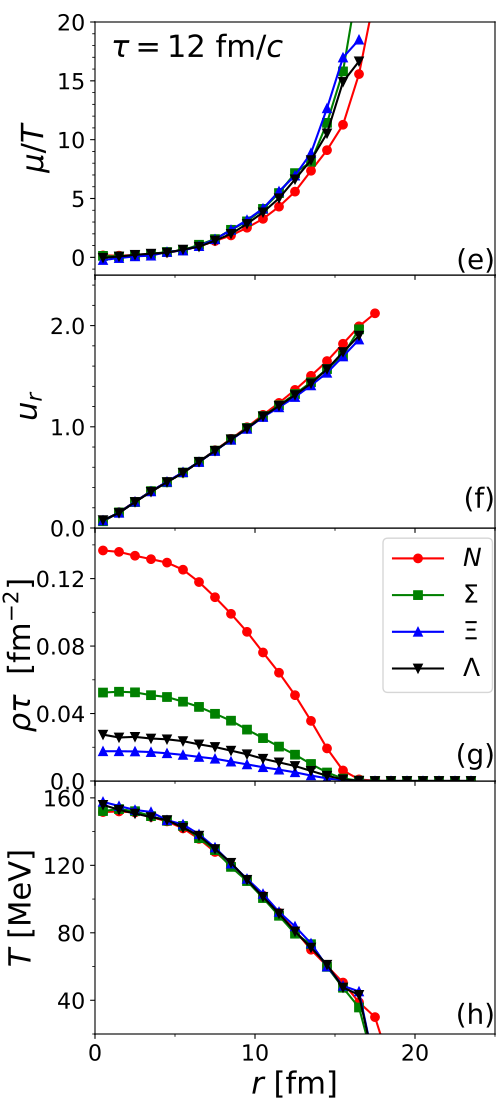

Recreate this plot in Python.
import sys
import os
import matplotlib.pyplot as plt
from matplotlib.lines import Line2D

from pylab import *
from matplotlib import ticker
#from matplotlib.ticker import ScalarFormatter
#sformatter=ScalarFormatter(us0eOffset=True,useMathText=True)
#sformatter.set_scientific(True)
#sformatter.set_powerlimits((-2,3))


tau=12
#tau=int(input('Enter tau: '))
plt.figure(figsize=(5,11))
fig=plt.figure(1)

filename='data/muTvsR_B0_tau'+str(tau)+'.txt'
B0data = np.loadtxt(filename,skiprows=0,unpack=True)
rB0=B0data[0]
NB0=B0data[1]
TB0=B0data[2]
UB0=B0data[3]
muB0=B0data[4]
rhoB0=tau*B0data[5]
UB0_alt=B0data[7]
filename='data/muTvsR_B1_tau'+str(tau)+'.txt'
B1data = np.loadtxt(filename,skiprows=0,unpack=True)
rB1=B1data[0]
NB1=B1data[1]
TB1=B1data[2]
UB1=B1data[3]
muB1=B1data[4]
rhoB1=tau*B1data[5]
UB1_alt=B1data[7]
filename='data/muTvsR_B2_tau'+str(tau)+'.txt'
B2data = np.loadtxt(filename,skiprows=0,unpack=True)
rB2=B2data[0]
NB2=B2data[1]
TB2=B2data[2]
UB2=B2data[3]
muB2=B2data[4]
rhoB2=tau*B2data[5]
UB2_alt=B2data[7]
filename='data/muTvsR_B3_tau'+str(tau)+'.txt'
B3data = np.loadtxt(filename,skiprows=0,unpack=True)
rB3=B3data[0]
NB3=B3data[1]
TB3=B3data[2]
UB3=B3data[3]
muB3=B3data[4]
rhoB3=tau*B3data[5]
UB3_alt=B3data[7]

#######################################

ax = fig.add_axes([0.19,0.06,0.8,0.23])

plt.plot(rB0,1000*TB0,linestyle='-',color='r',markersize=6,marker='o',markerfacecolor='r')
plt.plot(rB1,1000*TB1,linestyle='-',color='g',markersize=6,marker='s',markerfacecolor='g')
plt.plot(rB2,1000*TB2,linestyle='-',color='b',markersize=6,marker='^',markerfacecolor='b')
plt.plot(rB3,1000*TB3,linestyle='-',color='k',markersize=6,marker='v',markerfacecolor='k')

ax.tick_params(axis='both', which='major', labelsize=14)

ax.set_xticks(np.arange(0,31,10), minor=False)
ax.set_xticklabels(np.arange(0,31,10), minor=False, family='sans', fontsize=16)
ax.set_xticks(np.arange(0,31,5), minor=True)
#ax.xaxis.set_major_formatter(ticker.FormatStrFormatter('%0f'))
plt.xlim(0,25)

ax.set_yticks(np.arange(0,200,40), minor=False)
ax.set_yticklabels(np.arange(0,200,40), minor=False, family='sans', fontsize=16)
ax.set_yticks(np.arange(0,200,20), minor=True)
plt.ylim(20,170)
#ax.yaxis.set_major_formatter(ticker.FormatStrFormatter('%.1e'))
#ax.yaxis.set_major_formatter(sformatter)

plt.xlabel('$r$ [fm]', fontsize=22, weight='normal')
plt.ylabel('$T$ [MeV]',fontsize=22, weight='normal')
text(25,26.0,"(h)",fontsize=20,ha='right')

#######################################

ax = fig.add_axes([0.19,0.29,0.8,0.23])

plt.plot(rB0,rhoB0,linestyle='-',color='r',markersize=6,marker='o',markerfacecolor='r',label='$N$')
plt.plot(rB1,rhoB1,linestyle='-',color='g',markersize=6,marker='s',markerfacecolor='g',label='$\\Sigma$')
plt.plot(rB2,rhoB2,linestyle='-',color='b',markersize=6,marker='^',markerfacecolor='b',label='$\\Xi$')
plt.plot(rB3,rhoB3,linestyle='-',color='k',markersize=6,marker='v',markerfacecolor='k',label='$\\Lambda$')

legend(loc=(0.72,0.35),fontsize=18)

ax.tick_params(axis='both', which='major', labelsize=14)

ax.set_xticks(np.arange(0,31,10), minor=False)
ax.set_xticklabels([])
ax.set_xticks(np.arange(0,31,5), minor=True)
#ax.xaxis.set_major_formatter(ticker.FormatStrFormatter('%0f'))
plt.xlim(0,25)

ax.set_yticks(np.arange(0,0.5,0.04), minor=False)
ax.set_yticklabels(np.arange(0,0.5,0.04), minor=False, family='sans', fontsize=16)
ax.set_yticks(np.arange(0,0.5,0.02), minor=True)
plt.ylim(0,0.15)
#ax.yaxis.set_major_formatter(ticker.FormatStrFormatter('%.1e'))
#ax.yaxis.set_major_formatter(sformatter)

plt.xlabel(None)
plt.ylabel('$\\rho\\tau~$ [fm$^{-2}$]',fontsize=22,labelpad=-1)
text(25,0.01,"(g)",fontsize=20,ha='right')

#######################################

ax = fig.add_axes([0.19,0.52,0.8,0.23])

x=np.array([],dtype=float)
y=np.array([],dtype=float)
s=np.prod(NB0.shape)
for i in range(0,s):
	if NB0[i]>4 :
		x=np.append(x,rB0[i])
		y=np.append(y,UB0[i])
plt.plot(x,y,linestyle='-',color='r',markersize=6,marker='o',markerfacecolor='r')

x=np.array([],dtype=float)
y=np.array([],dtype=float)
s=np.prod(NB1.shape)
for i in range(0,s):
	if NB1[i]>4 :
		x=np.append(x,rB1[i])
		y=np.append(y,UB1[i])
plt.plot(x,y,linestyle='-',color='g',markersize=6,marker='s',markerfacecolor='g')


x=np.array([],dtype=float)
y=np.array([],dtype=float)
s=np.prod(NB2.shape)
for i in range(0,s):
	if NB2[i]>4 :
		x=np.append(x,rB2[i])
		y=np.append(y,UB2[i])
plt.plot(x,y,linestyle='-',color='b',markersize=6,marker='^',markerfacecolor='b')


x=np.array([],dtype=float)
y=np.array([],dtype=float)
s=np.prod(NB3.shape)
for i in range(0,s):
	if NB3[i]>4 :
		x=np.append(x,rB3[i])
		y=np.append(y,UB3[i])
plt.plot(x,y,linestyle='-',color='k',markersize=6,marker='v',markerfacecolor='k')
#plt.plot(x,z,linestyle='-',color='b',markersize=6,marker='s',markerfacecolor='b')

ax.tick_params(axis='both', which='major', labelsize=14)

ax.set_xticks(np.arange(0,31,10), minor=False)
#ax.set_xticklabels(np.arange(0,31,10), minor=False, family='sans')
ax.set_xticklabels([])
ax.set_xticks(np.arange(0,31,5), minor=True)
#ax.xaxis.set_major_formatter(ticker.FormatStrFormatter('%0f'))
plt.xlim(0,25)

ax.set_yticks(np.arange(0,6,1.0), minor=False)
ax.set_yticklabels(np.arange(0,6,1.0), minor=False, family='sans', fontsize=16)
ax.set_yticks(np.arange(0,6,0.2), minor=True)
plt.ylim(0,2.5)
#ax.yaxis.set_major_formatter(ticker.FormatStrFormatter('%.1e'))
#ax.yaxis.set_major_formatter(sformatter)

plt.xlabel(None)
plt.ylabel('$u_r$ ',fontsize=22)
text(25,0.2,"(f)",fontsize=20,ha='right')

#######################################

ax = fig.add_axes([0.19,0.75,0.80,0.23])

x=np.array([],dtype=float)
y=np.array([],dtype=float)
s=np.prod(NB0.shape)
for i in range(0,s):
	if NB0[i]>100 :
		x=np.append(x,rB0[i])
		y=np.append(y,muB0[i])
plt.plot(x,y,linestyle='-',color='r',markersize=6,marker='o',markerfacecolor='r')

x=np.array([],dtype=float)
y=np.array([],dtype=float)
s=np.prod(NB0.shape)
for i in range(0,s):
	if NB1[i]>10 :
		x=np.append(x,rB1[i])
		y=np.append(y,muB1[i])
plt.plot(x,y,linestyle='-',color='g',markersize=6,marker='s',markerfacecolor='g')

x=np.array([],dtype=float)
y=np.array([],dtype=float)
s=np.prod(NB2.shape)
for i in range(0,s):
	if NB2[i]>10 :
		x=np.append(x,rB2[i])
		y=np.append(y,muB2[i])
plt.plot(x,y,linestyle='-',color='b',markersize=6,marker='^',markerfacecolor='b')

x=np.array([],dtype=float)
y=np.array([],dtype=float)
s=np.prod(NB3.shape)
for i in range(0,s):
	if NB3[i]>10 :
		x=np.append(x,rB3[i])
		y=np.append(y,muB3[i])
plt.plot(x,y,linestyle='-',color='k',markersize=6,marker='v',markerfacecolor='k')

ax.tick_params(axis='both', which='major', labelsize=14)

ax.set_xticks(np.arange(0,31,10), minor=False)
#ax.set_xticklabels(np.arange(0,31,10), minor=False, family='sans')
ax.set_xticklabels([])
ax.set_xticks(np.arange(0,31,5), minor=True)
#ax.xaxis.set_major_formatter(ticker.FormatStrFormatter('%0f'))
plt.xlim(0,25)

ax.set_yticks(np.arange(-5,40,5), minor=False)
ax.set_yticklabels(np.arange(-5,40,5), minor=False, family='sans', fontsize=16)
ax.set_yticks(np.arange(-5,40,1), minor=True)
#plt.ylim(-25,1250)
#plt.ylim(-2,10.0)
plt.ylim(-1.5,20)
#ax.yaxis.set_major_formatter(ticker.FormatStrFormatter('%.1e'))
#ax.yaxis.set_major_formatter(sformatter)

plt.xlabel(None)
plt.ylabel('$\\mu/T$',fontsize=22)

text(1.0,17,"$\\tau=$"+str(tau)+" fm/$c$",fontsize=22,ha='left')
text(25,-1.0,"(e)",fontsize=20,ha='right')

#######################################

filename='MuTvsR_tau'+str(tau)+"_baryon.pdf"

plt.savefig(filename)
os.system('open -a Preview '+filename)
#plt.show()
quit()
